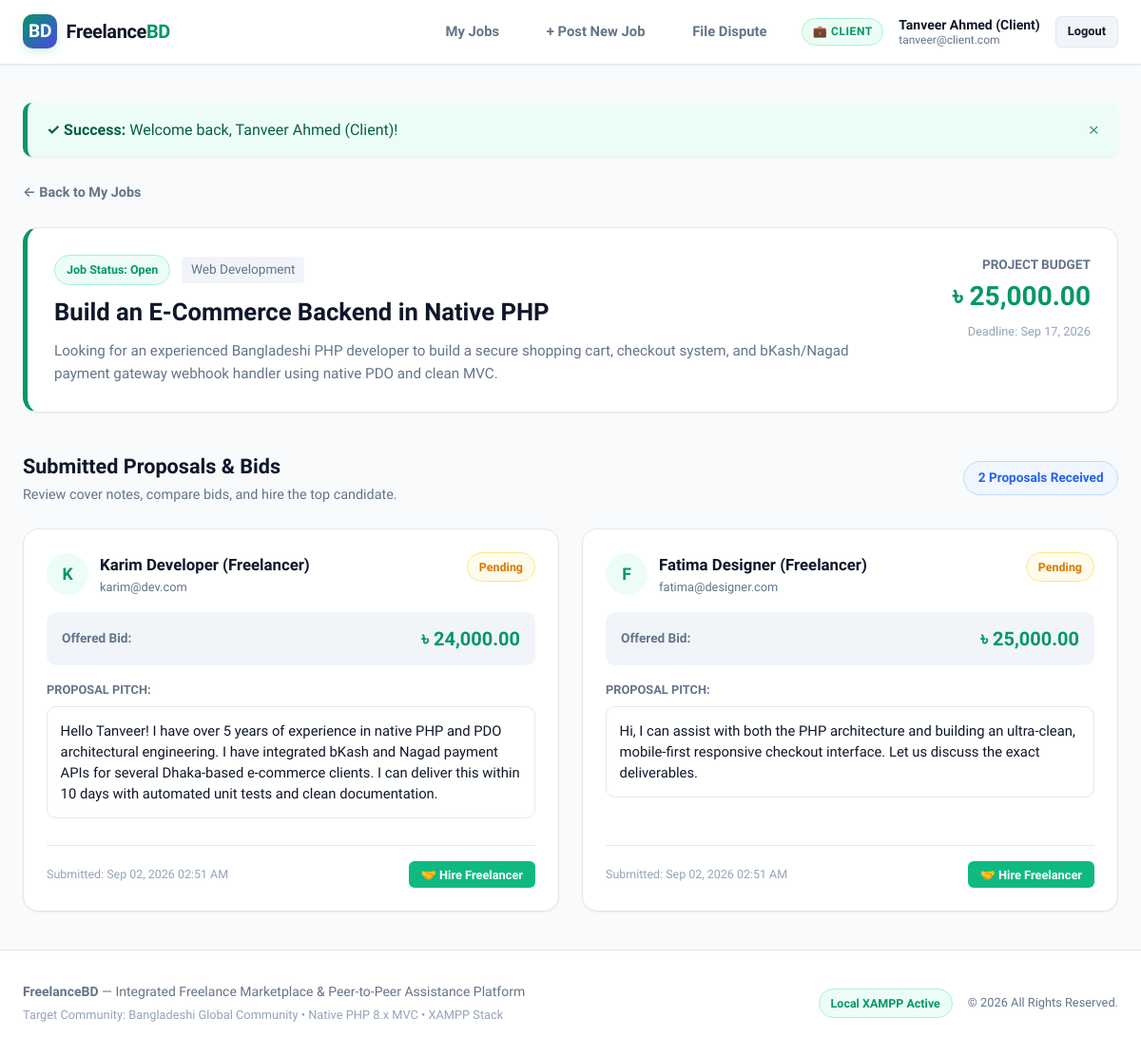
Page /index.php?action=view_bids&job_id=1 (signed in) on the committed database.
### tables this page shows
CREATE TABLE `jobs` (
    `id` INT AUTO_INCREMENT PRIMARY KEY,
    `client_id` INT NOT NULL,
    `title` VARCHAR(150) NOT NULL,
    `description` TEXT NOT NULL,
    `category` VARCHAR(50) NOT NULL,
    `budget` DECIMAL(10,2) NOT NULL,
    `deadline` DATE NOT NULL,
    `status` ENUM('open', 'in_progress', 'completed', 'closed') DEFAULT 'open',
    `created_at` TIMESTAMP DEFAULT CURRENT_TIMESTAMP,
    FOREIGN KEY (`client_id`) REFERENCES `users`(`id`) ON DELETE CASCADE
);

CREATE TABLE `users` (
    `id` INT AUTO_INCREMENT PRIMARY KEY,
    `name` VARCHAR(100) NOT NULL,
    `email` VARCHAR(100) UNIQUE NOT NULL,
    `password` VARCHAR(255) NOT NULL,
    `role` ENUM('admin', 'client', 'freelancer') NOT NULL,
    `created_at` TIMESTAMP DEFAULT CURRENT_TIMESTAMP
);

CREATE TABLE `proposals` (
    `id` INT AUTO_INCREMENT PRIMARY KEY,
    `job_id` INT NOT NULL,
    `freelancer_id` INT NOT NULL,
    `bid_amount` DECIMAL(10,2) NOT NULL,
    `proposal_text` TEXT NOT NULL,
    `status` ENUM('pending', 'accepted', 'rejected') DEFAULT 'pending',
    `submitted_at` TIMESTAMP DEFAULT CURRENT_TIMESTAMP,
    FOREIGN KEY (`job_id`) REFERENCES `jobs`(`id`) ON DELETE CASCADE,
    FOREIGN KEY (`freelancer_id`) REFERENCES `users`(`id`) ON DELETE CASCADE
);

### views/client/view_bids.php (the view, shortened to what the rows shown need)
<?php require __DIR__ . '/../layout/header.php'; ?>
<div style="margin-bottom:1.5rem;">
    <a href="index.php?action=client_dashboard" style="font-size:0.9rem; font-weight:600; color:var(--text-muted);">&larr; Back to My Jobs</a>
</div>
<div class="card" style="border-left: 5px solid var(--primary);">
    <div style="display:flex; justify-content:space-between; align-items:flex-start; flex-wrap:wrap; gap:1rem;">
        <div>
            <div style="display:flex; align-items:center; gap:0.75rem; margin-bottom:0.5rem;">
                <span class="badge badge-<?= htmlspecialchars($job['status']) ?>">
                    Job Status: <?= htmlspecialchars(str_replace('_', ' ', $job['status'])) ?>
                </span>
                <span style="font-size:0.85rem; color:var(--text-muted); background:var(--bg-subtle); padding:0.2rem 0.6rem; border-radius:4px;">
                    <?= htmlspecialchars($job['category']) ?>
                </span>
            </div>
            <h1 style="font-size:1.6rem; font-weight:800; color:var(--text-main); margin-bottom:0.5rem;">
                <?= htmlspecialchars($job['title']) ?>
            </h1>
            <p style="color:var(--text-muted); font-size:0.95rem; max-width:850px; line-height:1.6;">
                <?= nl2br(htmlspecialchars($job['description'])) ?>
            </p>
        </div>
        <div style="text-align:right; min-width:180px;">
            <div style="font-size:0.85rem; color:var(--text-muted); text-transform:uppercase; font-weight:700;">Project Budget</div>
            <div style="font-size:1.75rem; font-weight:800; color:var(--primary);">
                ৳ <?= number_format((float)$job['budget'], 2) ?>
            </div>
            <div style="font-size:0.8rem; color:var(--text-light); margin-top:0.25rem;">
                Deadline: <?= date('M d, Y', strtotime($job['deadline'])) ?>
            </div>
        </div>
    </div>
</div>
<div style="margin-top:2.5rem;">
    <div style="display:flex; justify-content:space-between; align-items:center; margin-bottom:1.5rem;">
        <div>
            <h2 style="font-size:1.35rem; font-weight:800; color:var(--text-main);">Submitted Proposals & Bids</h2>
            <p style="color:var(--text-muted); font-size:0.9rem;">Review cover notes, compare bids, and hire the top candidate.</p>
        </div>
        <div>
            <span class="badge badge-in_progress" style="font-size:0.85rem; padding:0.4rem 0.9rem;">
                <?= count($proposals) ?> <?= (count($proposals) === 1) ? 'Proposal' : 'Proposals' ?> Received
            </span>
        </div>
    </div>
    <?php if (empty($proposals)): ?>
        <div class="card" style="text-align:center; padding:3rem 1rem;">
            <div style="font-size:3rem; margin-bottom:1rem;">⏳</div>
            <h3 style="font-size:1.2rem; font-weight:700; color:var(--text-main);">No bids submitted yet</h3>
            <p style="color:var(--text-muted); max-width:480px; margin:0 auto;">Freelancers on the marketplace are currently reviewing your job listing. You will be notified as soon as proposals arrive.</p>
        </div>
    <?php else: ?>
        <div class="proposals-grid">
            <?php foreach ($proposals as $prop): ?>
                <div class="proposal-card <?= ($prop['status'] === 'accepted') ? 'hired' : '' ?>">
                    <div>
                        <div class="proposal-header">
                            <div style="display:flex; align-items:center; gap:0.75rem;">
                                <div class="freelancer-avatar">
                                    <?= strtoupper(substr($prop['freelancer_name'], 0, 1)) ?>
                                </div>
                                <div>
                                    <div style="font-weight:700; color:var(--text-main); font-size:1.05rem;">
                                        <?= htmlspecialchars($prop['freelancer_name']) ?>
                                    </div>
                                    <div style="font-size:0.8rem; color:var(--text-muted);">
                                        <?= htmlspecialchars($prop['freelancer_email']) ?>
                                    </div>
                                </div>
                            </div>
                            <span class="badge badge-<?= htmlspecialchars($prop['status']) ?>">
                                <?= ($prop['status'] === 'accepted') ? '✓ Hired' : htmlspecialchars(ucfirst($prop['status'])) ?>
                            </span>
                        </div>
                        <div style="display:flex; justify-content:space-between; align-items:center; background:var(--bg-subtle); padding:0.75rem 1rem; border-radius:var(--radius-md); margin-bottom:1rem;">
                            <span style="font-size:0.85rem; font-weight:600; color:var(--text-muted);">Offered Bid:</span>
                            <span class="bid-amount-tag">৳ <?= number_format((float)$prop['bid_amount'], 2) ?></span>
                        </div>
                        <div style="margin-bottom:1.25rem;">
                            <div style="font-size:0.8rem; font-weight:700; text-transform:uppercase; color:var(--text-muted); margin-bottom:0.4rem;">
                                Proposal Pitch:
                            </div>
                            <div style="font-size:0.925rem; color:var(--text-main); background:#ffffff; border:1px solid var(--border); border-radius:var(--radius-md); padding:0.85rem; line-height:1.5;">
                                <?= nl2br(htmlspecialchars($prop['proposal_text'])) ?>
                            </div>
                        </div>
                    </div>
                    <div style="border-top:1px solid var(--border); padding-top:1rem; margin-top:0.5rem; display:flex; justify-content:space-between; align-items:center;">
                        <span style="font-size:0.78rem; color:var(--text-light);">
                            Submitted: <?= date('M d, Y h:i A', strtotime($prop['submitted_at'])) ?>
                        </span>
                        <div>
                            <?php if ($job['status'] === 'open' && $prop['status'] === 'pending'): ?>
                                <form action="index.php?action=hire_freelancer" method="POST" style="display:inline;" onsubmit="return confirmAction('Are you sure you want to hire <?= htmlspecialchars(addslashes($prop['freelancer_name'])) ?> for ৳<?= number_format((float)$prop['bid_amount'], 2) ?>?\n\nThis will mark the job as in-progress and auto-reject all other proposals.');">
                                    <button type="submit" class="btn btn-success btn-sm" style="font-weight:700;">
                                        🤝 Hire Freelancer
                                    </button>
                                </form>
                            <?php elseif ($prop['status'] === 'accepted'): ?>
                                <a href="index.php?action=file_report&user_id=<?= (int)$prop['freelancer_id'] ?>&job_id=<?= (int)$job['id'] ?>" class="btn btn-secondary btn-sm" style="color:var(--danger); border-color:#fecaca;" title="File Dispute Against Freelancer">
                                    ⚠️ Report Issue
                                </a>
                            <?php endif; ?>
                        </div>
                    </div>
                </div>
            <?php endforeach; ?>
        </div>
    <?php endif; ?>
</div>
<?php require __DIR__ . '/../layout/footer.php'; ?>

### views/layout/header.php (shortened to what the rows shown need)
<?php
require_once __DIR__ . '/../../controllers/AuthController.php';
$currentUser = AuthController::currentUser();
$flash = AuthController::getFlash();
$currentAction = $_GET['action'] ?? 'login';
?>
<!DOCTYPE html>
<html lang="en">
<head>
    <link rel="stylesheet" href="assets/css/style.css">
</head>
<body>
<div class="app-container">
    <nav class="navbar">
        <div class="nav-wrapper">
            <a href="index.php" class="brand-logo">
                <div class="logo-icon">BD</div>
                <span>Freelance<strong style="color:var(--primary);">BD</strong></span>
            </a>
            <div class="nav-links">
                <?php if ($currentUser): ?>
                    <?php if ($currentUser['role'] === 'client'): ?>
                        <a href="index.php?action=client_dashboard" class="nav-link <?= ($currentAction === 'client_dashboard') ? 'active' : '' ?>">My Jobs</a>
                        <a href="index.php?action=create_job" class="nav-link <?= ($currentAction === 'create_job') ? 'active' : '' ?>">+ Post New Job</a>
                        <a href="index.php?action=file_report" class="nav-link <?= ($currentAction === 'file_report') ? 'active' : '' ?>">File Dispute</a>
                    <?php endif; ?>
                    <div class="user-badge-menu">
                        <span class="role-tag <?= htmlspecialchars($currentUser['role']) ?>" title="Permission Level: <?= htmlspecialchars(ucfirst($currentUser['role'])) ?>">
                            <?= ($currentUser['role'] === 'admin') ? '🔑 Admin' : (($currentUser['role'] === 'client') ? '💼 Client' : '💻 Freelancer') ?>
                        </span>
                        <div style="display:flex; flex-direction:column; line-height:1.2;">
                            <span style="font-weight:700; font-size:0.875rem; color:var(--text-main);">
                                <?= htmlspecialchars($currentUser['name']) ?>
                            </span>
                            <span style="font-size:0.75rem; color:var(--text-muted);">
                                <?= htmlspecialchars($currentUser['email']) ?>
                            </span>
                        </div>
                        <a href="index.php?action=logout" class="btn btn-secondary btn-sm" title="Sign Out">Logout</a>
                    </div>
                <?php else: ?>
                    <a href="index.php?action=login" class="nav-link <?= ($currentAction === 'login') ? 'active' : '' ?>">Sign In</a>
                    <a href="index.php?action=register" class="btn btn-primary btn-sm">Get Started</a>
                <?php endif; ?>
            </div>
        </div>
    </nav>
    <main class="main-content">
        <?php if ($flash): ?>
            <div class="toast-alert <?= htmlspecialchars($flash['type']) ?>">
                <div>
                    <strong><?= ($flash['type'] === 'success') ? '✓ Success: ' : (($flash['type'] === 'danger') ? '✕ Error: ' : 'ℹ Notice: ') ?></strong>
                    <?= $flash['message'] ?>
                </div>
                <button type="button" class="toast-close">&times;</button>
            </div>
        <?php endif; ?>

### rows in the picture
jobs: client.name "Tanveer Ahmed (Client)", client.email "tanveer@client.com", status "Open", category "Web Development", title "Build an E-Commerce Backend in Native PHP", description "Looking for an experienced Bangladeshi PHP developer to build a secure shopping cart, checkout system, and bKash/Nagad payment gateway webhook handler using native PDO and clean MVC.", budget "25,000.00", deadline "Sep 17, 2026"
proposals: freelancer.name "K", freelancer.name "Karim Developer (Freelancer)", freelancer.email "karim@dev.com", status "Pending", bid_amount "24,000.00", proposal_text "Hello Tanveer! I have over 5 years of experience in native PHP and PDO architectural engineering. I have integrated bKash and Nagad payment APIs for several Dhaka-based e-commerce clients. I can deliver this within 10 days with automated unit tests and clean documentation.", submitted_at "Sep 02, 2026 02:51 AM"
proposals: freelancer.name "F", freelancer.name "Fatima Designer (Freelancer)", freelancer.email "fatima@designer.com", status "Pending", bid_amount "25,000.00", proposal_text "Hi, I can assist with both the PHP architecture and building an ultra-clean, mobile-first responsive checkout interface. Let us discuss the exact deliverables.", submitted_at "Sep 02, 2026 02:51 AM"

### other values in the picture
$flash['message'] "Welcome back, Tanveer Ahmed (Client)!"
count($proposals) "2"
